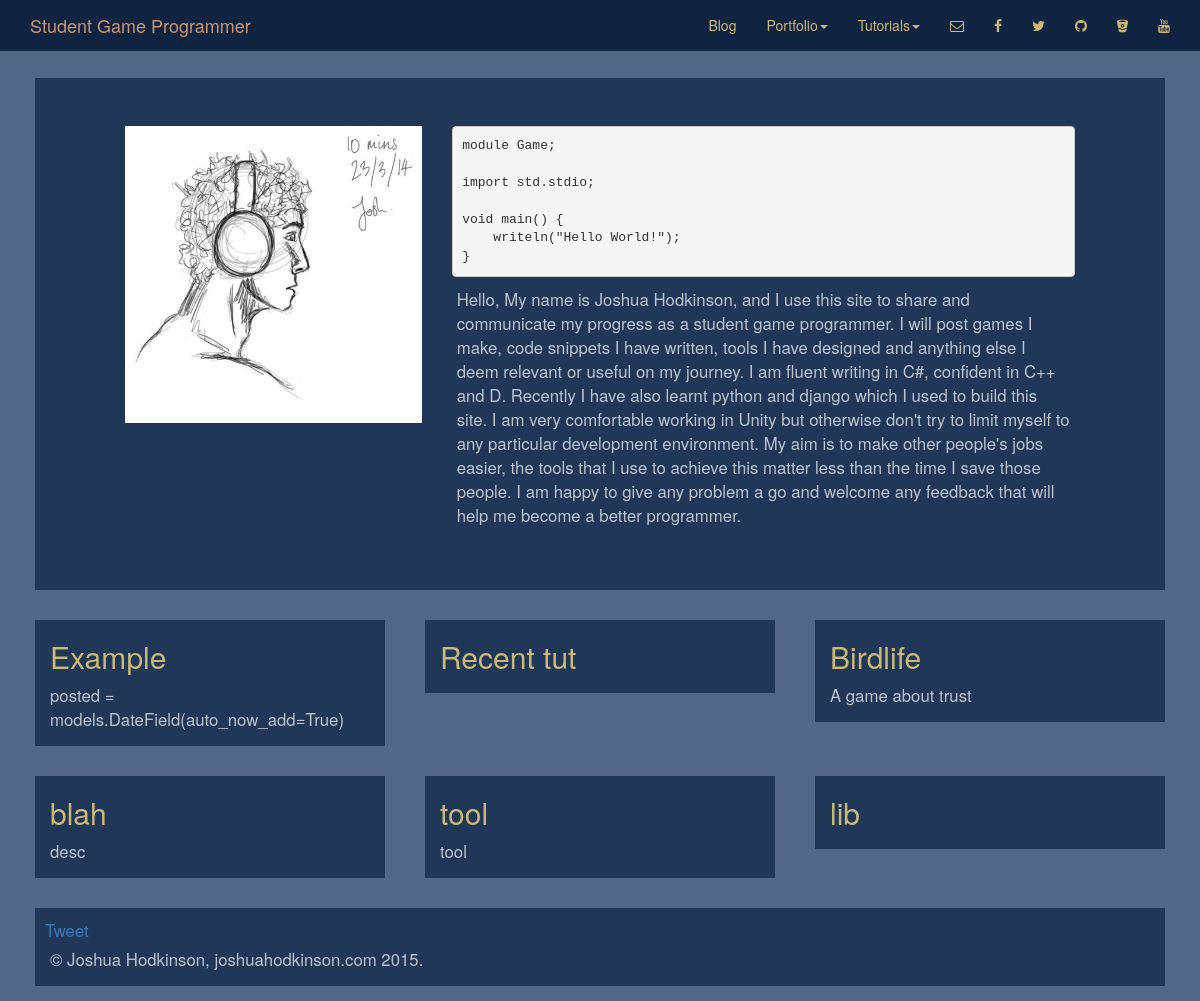
The page / on the database its author committed.
### blog/models.py (models this page shows, shortened)
class Blog(models.Model):
	title = models.CharField(max_length=50)
	slug = models.SlugField(max_length=50, unique=True)
	body = models.TextField()
	posted = models.DateField(auto_now_add=True)
	category = models.ManyToManyField('blog.Category')
	@permalink
	def get_absolute_url(self):
		return ('blog-post', None, {'slug':self.slug, 'id':self.id,})
	class Meta:
		verbose_name = "Post"
		verbose_name_plural = "Posts"
		ordering = ["-posted"]

### home/models.py (models this page shows, shortened)
class Game(models.Model):
	title = models.CharField(max_length=50, unique=True)
	slug = models.SlugField(max_length=50, unique=True, default=title)
	video = models.URLField()
	thumbnail = models.CharField(max_length=40)
	description = models.TextField()
	contributors = models.ManyToManyField('home.Contributor', blank=True)
	links = models.ManyToManyField('home.Link', blank=True)
	posted = models.DateField(auto_now_add=True)
	@permalink
	def get_absolute_url(self):
		return ('game', None, {'slug':self.slug, 'id':self.id,})
	class Meta:
		verbose_name = "Game"
		verbose_name_plural = "Games"

class App(models.Model):
	title = models.CharField(max_length=50, unique=True)
	slug = models.SlugField(max_length=50, unique=True, default=title)
	video = models.URLField()
	thumbnail = models.CharField(max_length=40)
	description = models.TextField()
	contributors = models.ManyToManyField('home.Contributor', blank=True)
	links = models.ManyToManyField('home.Link', blank=True)
	posted = models.DateField(auto_now_add=True)
	@permalink
	def get_absolute_url(self):
		return ('app', None, {'slug':self.slug, 'id':self.id,})
	class Meta:
		verbose_name = "App"
		verbose_name_plural = "Apps"

class Tool(models.Model):
	title = models.CharField(max_length=50, unique=True)
	slug = models.SlugField(max_length=50, unique=True, default=title)
	video = models.URLField()
	thumbnail = models.CharField(max_length=40)
	description = models.TextField()
	contributors = models.ManyToManyField('home.Contributor', blank=True)
	links = models.ManyToManyField('home.Link', blank=True)
	posted = models.DateField(auto_now_add=True)
	@permalink
	def get_absolute_url(self):
		return ('tool', None, {'slug':self.slug, 'id':self.id,})
	class Meta:
		verbose_name = "Tool"
		verbose_name_plural = "Tools"

class Library(models.Model):
	title = models.CharField(max_length=50, unique=True)
	slug = models.SlugField(max_length=50, unique=True, default=title)
	thumbnail = models.CharField(max_length=40)
	description = models.TextField()
	contributors = models.ManyToManyField('home.Contributor', blank=True)
	links = models.ManyToManyField('home.Link', blank=True)
	posted = models.DateField(auto_now_add=True)
	@permalink
	def get_absolute_url(self):
		return ('library', None, {'slug':self.slug, 'id':self.id,})
	class Meta:
		verbose_name = "Library"
		verbose_name_plural = "Libraries"

### home/views.py (the view)
# urls.py: url(r'^$', 'home.views.home', name='home'),
def home(request):
	return render(request, "home/home.html", {
			'blog' : Blog.objects.all().order_by('-posted')[0],
			'game' : Game.objects.all().order_by('-posted')[0],
			'app' : App.objects.all().order_by('-posted')[0],
			'tool' : Tool.objects.all().order_by('-posted')[0],
			'lib' : Library.objects.all().order_by('-posted')[0],
		})

### home/templates/home/home.html (shortened to what this page needs)
{% extends "base.html"%}
{%load staticfiles%}
{%block content%}
	<div class="container">
		<div class="jumbotron">
			<div class="container">
				<div class "row">
					<img class ="col-xs-12 col-md-4" src="{% static 'home/img/me.jpg' %}"/>
					<div class="col-xs-12 col-md-8">
						<code class="prettyprint code">
							<pre>module Game;<br><br>import std.stdio;<br><br>void main() {<br>&nbsp;&nbsp;&nbsp;&nbsp;writeln("Hello World!");<br>}</pre>
						</code>
						<p id="description" style="font-size:larger">
							Hello, My name is Joshua Hodkinson, and I use this site to share and communicate my progress as a student game programmer. I will post games I make, code snippets I have written, tools I have designed and anything else I deem relevant or useful on my journey. I am fluent writing in C#, confident in C++ and D. Recently I have also learnt python and django which I used to build this site. I am very comfortable working in Unity but otherwise don't try to limit myself to any particular development environment. My aim is to make other people's jobs easier, the tools that I use to achieve this matter less than the time I save those people. I am happy to give any problem a go and welcome any feedback that will help me become a better programmer.
						</p>
					</div>
				</div>
			</div>
		</div>
		<div class="row">
			<div class="col-md-4">
				<div class="content">
					<a href="{{blog.get_absolute_url}}" style="color:#cab974;"><h2>{{blog.title}}</h2></a>
					<p>{{blog.body}}</p>
				</div>
			</div>
			<div class="col-md-4">
				<div class="content">
					<a href="#" style="color:#cab974;"><h2>Recent tut</h2></a>
				</div>
			</div>
			<div class="col-md-4">
				<div class="content">
					<a href="{{game.get_absolute_url}}" style="color:#cab974;"><h2>{{game.title}}</h2></a>
					<p>{{game.description}}</p>
				</div>
			</div>
		</div>
		<div class="row">
			<div class="col-md-4">
				<div class="content">
					<a href="{{app.get_absolute_url}}" style="color:#cab974;"><h2>{{app.title}}</h2></a>
					<p>{{app.description}}</p>
				</div>
			</div>
			<div class="col-md-4">
				<div class="content">
					<a href="{{tool.get_absolute_url}}" style="color:#cab974;"><h2>{{tool.title}}</h2></a>
					<p>{{tool.description}}</p>
				</div>
			</div>
			<div class="col-md-4">
				<div class="content">
					<a href="{{lib.get_absolute_url}}" style="color:#cab974;"><h2>{{lib.title}}</h2></a>
				</div>
			</div>
		</div>
	</div>
{%endblock%}

### static/css/custom.css (style rules this page uses)
body { background-color: #526685; color: rgba(255, 255, 255, 0.7); }
.h1, .h2, .h3, h1, h2, h3 { margin: 10px 5px; }
p { margin: 5px; }
.container .jumbotron { border-radius: 0; }
.jumbotron { margin: 78px 5px 15px; background-color: #213758; }
.content { margin: 15px 5px; padding: 10px; background-color: #213758; color: rgba(255, 255, 255, 0.7); font-size: larger; }

### rows shown on the page
Blog: title "Example", body "posted = models.DateField(auto_now_add=True)"
Game: title "Birdlife", description "A game about trust"
App: title "blah", description "desc"
Tool: title "tool", description "tool"
Library: title "lib"
